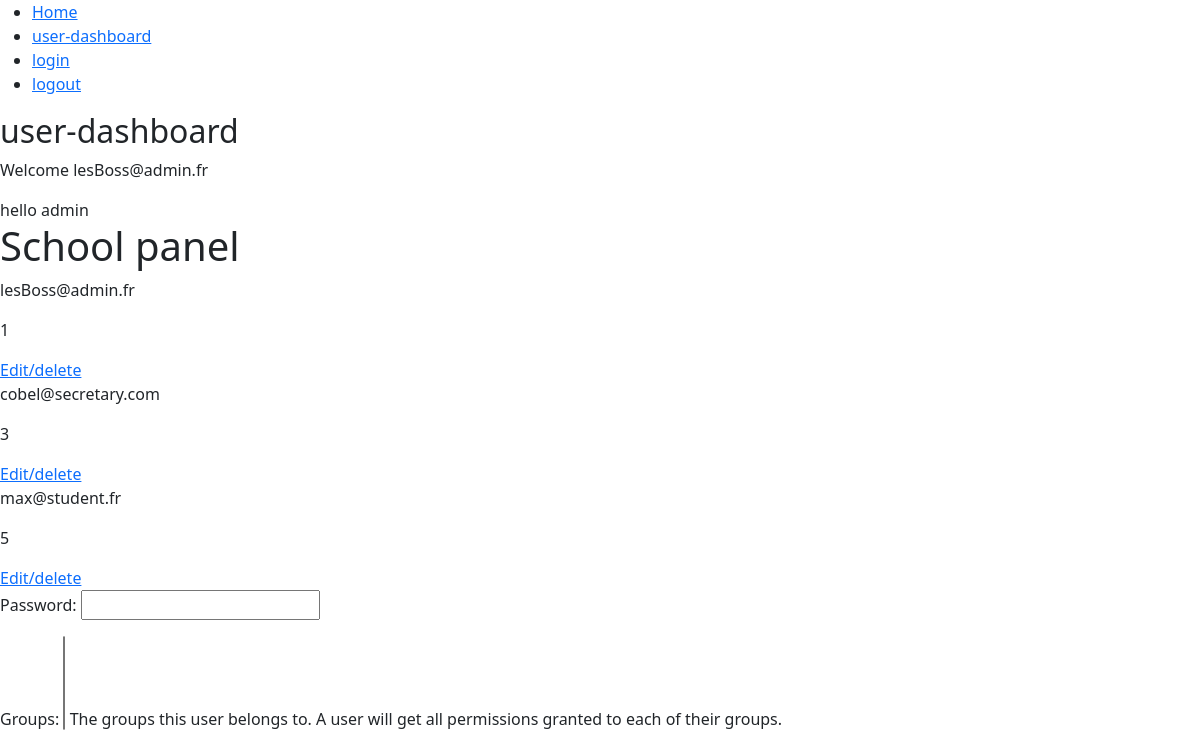
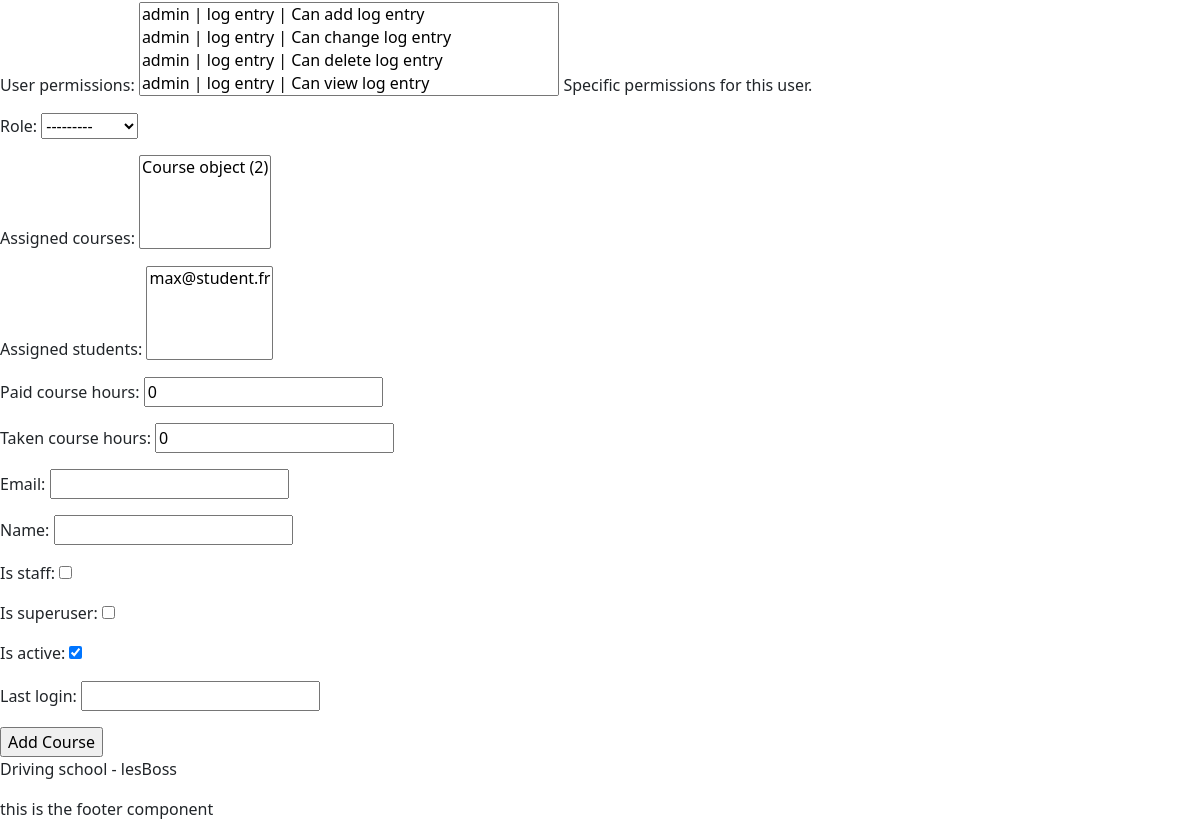
The page /user-panel/ (signed in) on the database as committed earlier (2 pictures, top to bottom).
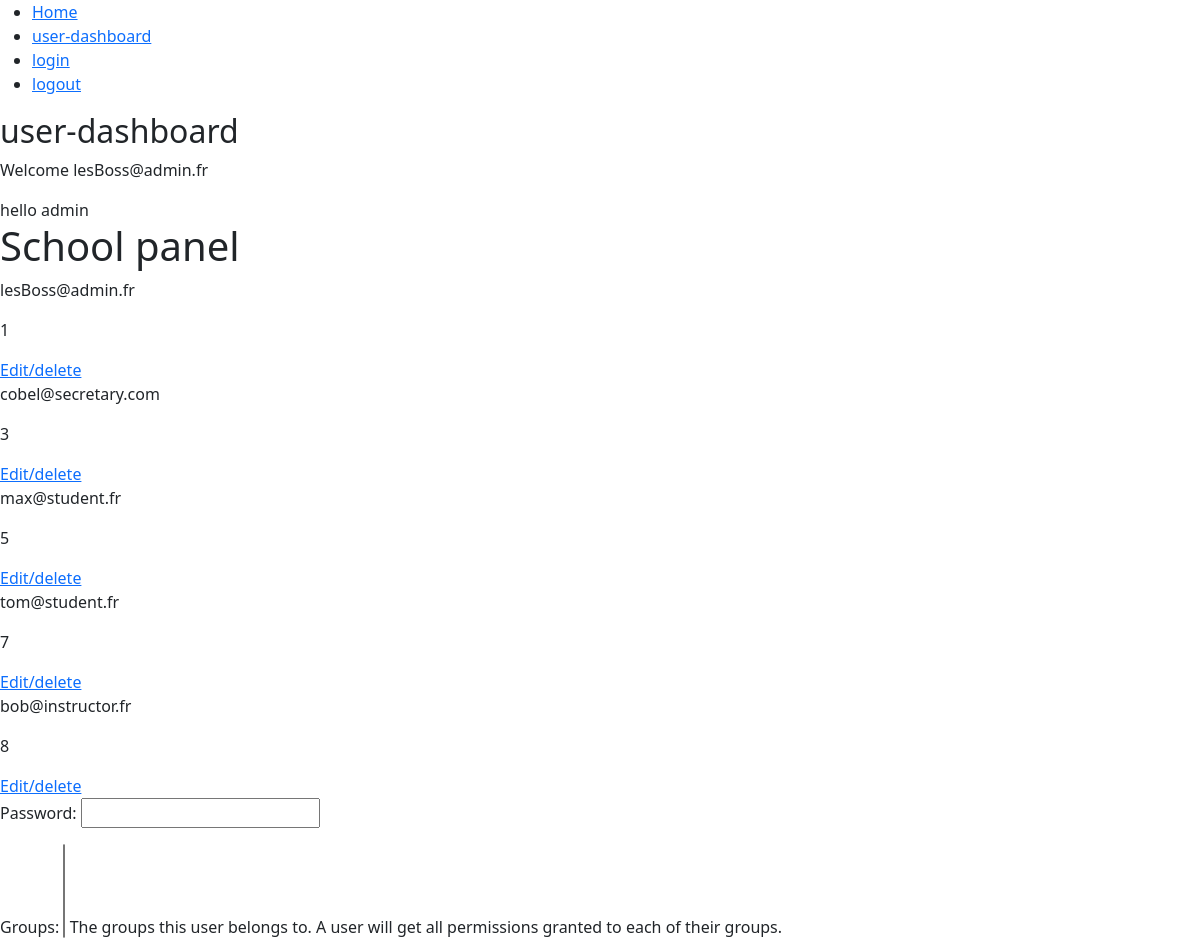
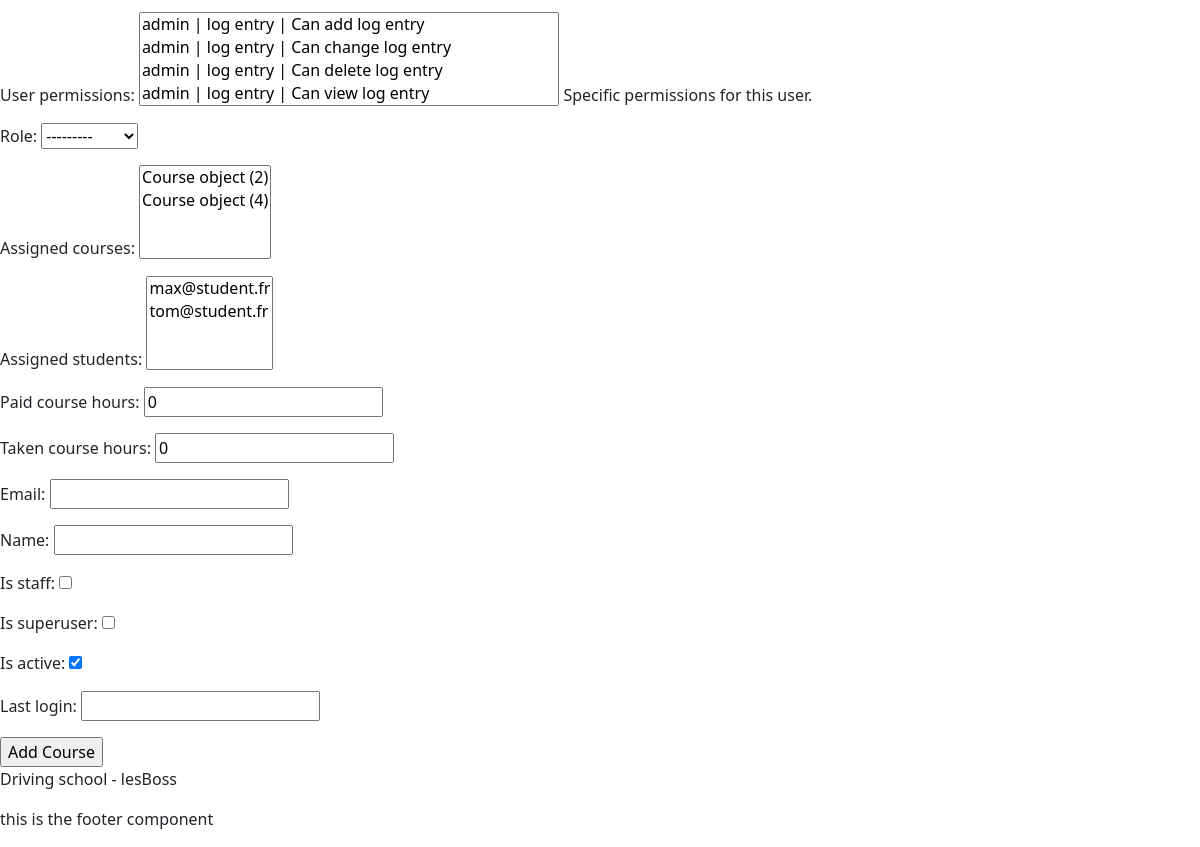
The same page on the database as committed later (2 pictures, top to bottom).
### app/models.py (models this page shows, shortened)
class User(AbstractBaseUser, PermissionsMixin):
    STUDENT = 1
    INSTRUCTOR = 2
    ADMIN = 3
    SECRETARY = 4
    USER_ROLE_CHOICES = [
        (STUDENT, 'Student'),
        (INSTRUCTOR, 'Instructor'),
        (ADMIN, 'Admin'),
        (SECRETARY, 'Secretary'),
    ]
    role = models.PositiveSmallIntegerField(choices=USER_ROLE_CHOICES, blank=True, null=True)
    assigned_courses = models.ManyToManyField('Course', related_name='users', blank=True)
    assigned_students = models.ManyToManyField('User', related_name='students', limit_choices_to={'role': 1}, blank=True)
    paid_course_hours = models.DecimalField(max_digits=10, decimal_places=2, default=0)
    taken_course_hours = models.DecimalField(max_digits=10, decimal_places=2, default=0)
    email = models.EmailField(max_length=254, unique=True)
    name = models.CharField(max_length=254, null=True, blank=True)
    is_staff = models.BooleanField(default=False)
    is_superuser = models.BooleanField(default=False)
    is_active = models.BooleanField(default=True)
    last_login = models.DateTimeField(null=True, blank=True)
    date_joined = models.DateTimeField(auto_now_add=True)
    USERNAME_FIELD = 'email'
    EMAIL_FIELD = 'email'
    REQUIRED_FIELDS = []
    objects = UserManager()

### app/views.py (the view)
# urls.py: path('user-panel/', views.user_panel, name='user-dashboard'),
def user_panel(request):
    courses = Course.objects.all()
    all_users = User.objects.all()
    all_personal = User.objects.filter(role=2 | 3 | 4)
    students = User.objects.filter(role=1)
    instructors = User.objects.filter(role=2)
    admins = User.objects.filter(role=3)
    secretaries = User.objects.filter(role=4)
    return render(request, 'app/user-dashboard.html',
                  {'logged_in_user': request.user, 'course_add_form': CourseCreationForm, 'user_add_form': UserCreationForm,
                   'user_edit_form': UserEditForm, 'student_add_form': StudentCreationForm, 'instructor_add_form': InstructorCreationForm,
                   'instructor_edit_form': InstructorEditForm, 'secretary_add_form': SecretaryCreationForm,
                   'secretary_edit_form': SecretaryEditForm, 'courses': courses, 'students': students,
                   'instructors': instructors, 'admins': admins, 'secretaries': secretaries, 'all_users': all_users,
                   'all_personal': all_personal})

### app/templates/app/user-dashboard.html (shortened to what this page needs)
{% extends 'app/base.html' %}
{% block content %}
    {% if logged_in_user.is_authenticated %}
        <h2>user-dashboard</h2>
        <div>
            <p>Welcome {{ logged_in_user.email }}</p>
            {% if logged_in_user.role == 1 %}
                <div>
                    {% include 'settings/student-details.html' %}
                </div>
            {% elif logged_in_user.role == 2  %}
                hello instructor
                {% include 'settings/instrcutor-course-details.html' %}
                {% include 'settings/instrcutor-student-details.html' with assigned_students=user.assigned_students.all  %}
                {% include 'settings/cours-admin-panel.html' %}
            {% elif logged_in_user.role == 3  %}
                hello admin
                {% include 'settings/all_users-admin-panel.html'%}
            {% elif logged_in_user.role == 4  %}
                hello secretary
                {% include 'settings/student-admin-panel.html'%}
                {% include 'settings/instrcutor-admin-panel.html'%}
                {% include 'settings/cours-admin-panel.html'%}
            {% endif %}
        </div>
    {% endif %}
{% endblock %}

### app/templates/app/base.html (shortened to what this page needs)
<!doctype html>
<html lang="en">
<head>
    <link href="https://cdn.jsdelivr.net/npm/bootstrap@5.3.0-alpha3/dist/css/bootstrap.min.css" rel="stylesheet"
>
</head>
<body>
{% include 'includes/header.html' %}
{% block content %}{% endblock %}
{% include 'includes/footer.html' %}
</body>
</html>

### app/templates/includes/header.html
<header>
    <nav>
        <ul>
            <li><a href="{% url 'index' %}">Home</a></li>
            <li><a href="{% url 'user-dashboard' %}">user-dashboard</a></li>
            <li><a href="{% url 'login' %}">login</a></li>
            {% if request.user.is_authenticated %}
                <li><a href="{% url 'logout' %}">logout</a></li>
            {% endif %}
        </ul>
    </nav>
</header>

### app/templates/settings/all_users-admin-panel.html (shortened to what this page needs)
<div>
<h1>School panel</h1>
    <div>
        {% for user in all_users %}
            <p>{{ user.email }}</p>
            <p>{{ user.pk }}</p>
            <a href="{% url 'admin-edit-delete' user.pk %}">Edit/delete</a>
        {% endfor %}
    </div>
    <div>
        <form action="{% url 'admin-creation' %}" method="post">
            {{ user_add_form.as_p }}
            <input type="submit" value="Add Course">
        </form>
    </div>
</div>

### app/templates/includes/footer.html
<footer>
    <div>
        <p>Driving school - lesBoss</p>
        <p>this is the footer component</p>
    </div>
</footer>

Rows that differ between the two databases and show on the page:
added User: email "tom@student.fr", pk "7"
added User: email "bob@instructor.fr", pk "8"
Other text that changed with them:
form field assigned_courses: "Course object (2)" → "Course object (2) / Course object (4)"
form field assigned_students: "max@student.fr" → "max@student.fr / tom@student.fr"
